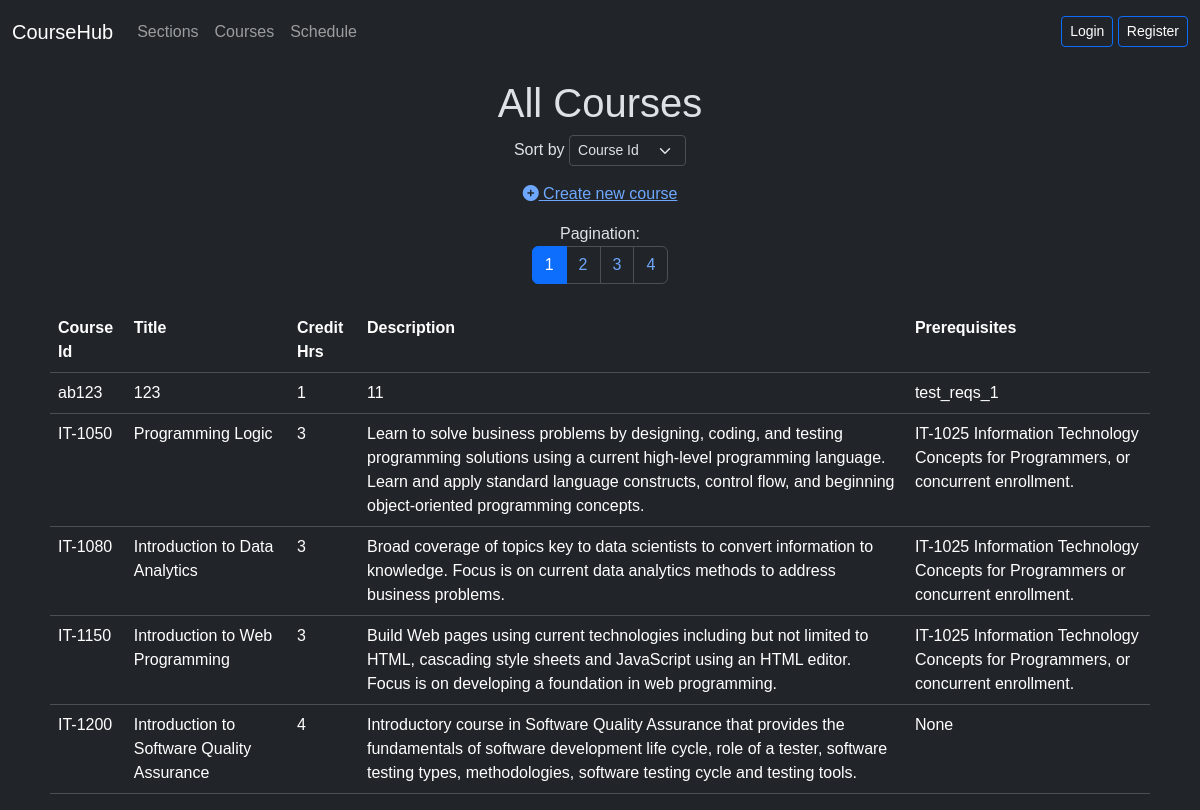
/courses.php, run on an earlier commit of the app's database.
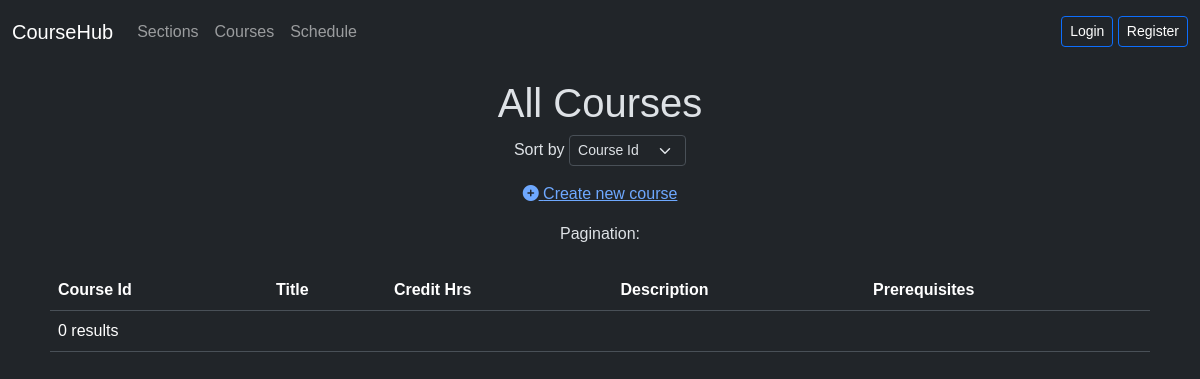
And on a later commit of the database.
### tables this page shows
CREATE TABLE `courses` (
  `course_id` varchar(55) NOT NULL,
  `title` varchar(55) NOT NULL,
  `credit_hrs` int(11) NOT NULL,
  `description` text NOT NULL,
  `prerequisites` varchar(255) NOT NULL
);

### courses.php (the view, shortened to what this page needs)
<?php
include './navbar.php';
include './connection.php';
$defaultOption = 'course_id';
$allowedSortOptions = ['course_id', 'title', 'description'];
$sortOption = isset($_GET['sortcourses']) && in_array($_GET['sortcourses'], $allowedSortOptions) ? $_GET['sortcourses'] : $defaultOption;
$resultsPerPage = 5;
$sql = "SELECT COUNT(*) AS total FROM courses";
$result = mysqli_query($conn, $sql);
$row = mysqli_fetch_assoc($result);
$totalPages = ceil($row["total"] / $resultsPerPage);
$page = isset($_GET['page']) ? (int)$_GET['page'] : 1;
$thisPageFirstResult = ($page - 1) * $resultsPerPage;
$sql = "SELECT * FROM courses ORDER BY $sortOption LIMIT $thisPageFirstResult, $resultsPerPage";
$result = mysqli_query($conn, $sql);
if (!$result = mysqli_query($conn, $sql)) {
  die("Error: " . mysqli_error($conn));
}
?>
<div class="text-center">
  <h1 class="mt-3">All Courses</h1>
  <p>
    Sort by
    <select name="sortcourses" onchange="location.href='courses.php?sortcourses=' + this.value" class="form-select form-select-sm d-inline-block w-auto">
      <option value="course_id" <?php echo $sortOption == 'course_id' ? 'selected' : ''; ?>>Course Id</option>
    </select>
  </p>
  <p><a href="addcourse.php"><i class="fas fa-plus-circle"></i> Create new course</a></p>
  <?php
  echo 'Pagination:<br><nav aria-label="Page navigation"><ul class="pagination justify-content-center">';
  for ($i = 1; $i <= $totalPages; $i++) {
    $activeClass = ($page == $i) ? 'active' : '';
    echo '<li class="page-item ' . $activeClass . '"><a class="page-link" href="courses.php?sortcourses=' . $sortOption . '&page=' . $i . '">' . $i . '</a></li>';
  }
  echo '</ul></nav>';
  ?>
</div>
<div class="container mt-4">
  <table class="table">
    <tr>
      <th>Course Id</th>
      <th>Title</th>
      <th>Credit Hrs</th>
      <th>Description</th>
      <th>Prerequisites</th>
    </tr>
    <?php
    if (mysqli_num_rows($result) > 0) {
      while ($row = mysqli_fetch_assoc($result)) {
    ?>
        <tr>
          <td><?php echo $row["course_id"] ?></td>
          <td><?php echo $row["title"] ?></td>
          <td><?php echo $row["credit_hrs"] ?></td>
          <td><?php echo $row["description"] ?></td>
          <td><?php echo $row["prerequisites"] ?></td>
        </tr>
    <?php
      }
    } else {
      echo "<tr><td colspan='6'>0 results</td></tr>";
    }
    ?>
  </table>
</div>
</body>
</html>

What changed in the data, as far as the page shows it:
removed courses: course_id "ab123", title "123", credit_hrs "1", description "11", prerequisites "test_reqs_1"
removed courses: course_id "IT-1050", title "Programming Logic", credit_hrs "3", description "Learn to solve business problems by designing, coding, and testing programming solutions using a current high-level programming language. Learn and apply standard language constructs, control flow, and beginning object-oriented programming concepts.", prerequisites "IT-1025 Information Technology Concepts for Programmers, or concurrent enrollment."
removed courses: course_id "IT-1080", title "Introduction to Data Analytics", credit_hrs "3", description "Broad coverage of topics key to data scientists to convert information to knowledge. Focus is on current data analytics methods to address business problems.", prerequisites "IT-1025 Information Technology Concepts for Programmers or concurrent enrollment."
removed courses: course_id "IT-1150", title "Introduction to Web Programming", credit_hrs "3", description "Build Web pages using current technologies including but not limited to HTML, cascading style sheets and JavaScript using an HTML editor. Focus is on developing a foundation in web programming.", prerequisites "IT-1025 Information Technology Concepts for Programmers, or concurrent enrollment."
removed courses: course_id "IT-1200", title "Introduction to Software Quality Assurance", credit_hrs "4", description "Introductory course in Software Quality Assurance that provides the fundamentals of software development life cycle, role of a tester, software testing types, methodologies, software testing cycle and testing tools.", prerequisites "None"
Also different on the page:
text now shown: "0 results"
list line gone: "1"
list line gone: "2"
list line gone: "3"
list line gone: "4"
